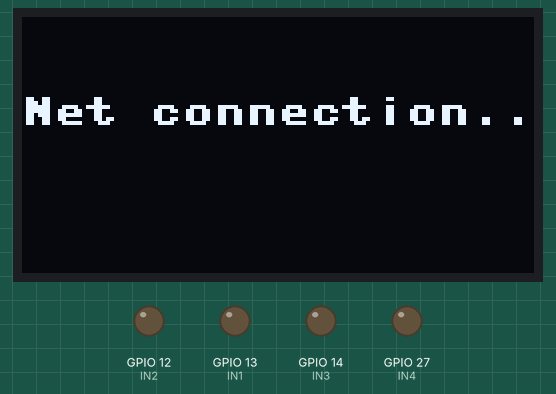
Recording of a program running on a simulated ESP32 board running MicroPython. Shown: 128×64 one-colour display, output pins drawn as LEDs (lit = HIGH). WiFi joins after 1.5 s; web requests get an empty 200 reply after 0.4 s; what the program prints to the serial console is not drawn.

Above: at 0.1 s.
At 1.6 s:
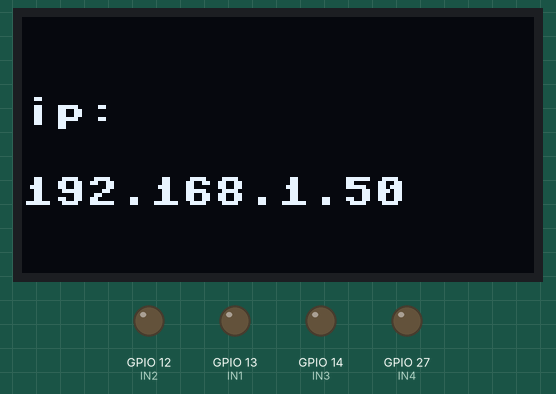

The program:

main.py
```python
import socket  # 导入socket通信库
import machine
import urequests
import network
from machine import Pin, I2C, SoftI2C
import ujson
import ssd1306

# g13  和  g12 控制`左`边两个电机
# g14 和 g27 控制`右`边两个电机

IN1 = Pin(13, Pin.OUT)  # D13
IN2 = Pin(12, Pin.OUT)  # D12
IN3 = Pin(14, Pin.OUT)  # D14
IN4 = Pin(27, Pin.OUT)  # D27

# 超声波传感器Echo、Trig定义
Trig = Pin(15, Pin.OUT)  # D15
Echo = Pin(2, Pin.IN)  # D2

servo = machine.PWM(machine.Pin(19), freq=50)  # D19

# 创建i2c对象
i2c = SoftI2C(scl=Pin(22), sda=Pin(21))

# 宽度高度
oled_width = 128
oled_height = 64
oled = ssd1306.SSD1306_I2C(oled_width, oled_height, i2c)

# 网络设置
WIFI_SSID = "blog-2.4"
WIFI_PASSWORD = "zby123456"
PUSH_KEY = "PDU1TgQHPSWCR6tuX5UZJr1Lgs4gXT2yrKJTE"
UDP_PORT = 5005  # UDP服务器端口号

# 设置开发板的网络模式
wlan = network.WLAN(network.STA_IF)
wlan.active(True)  # 打开网络连接


# oled显示函数
def oled_show(key):
    oled.fill(0)  # 清屏
    # print(len(key))
    for ss in key:
        # print(ss)
        ele = ss[0]
        x = ss[1]
        y = ss[2]
        oled.text(ele, x, y)
    oled.show()


def send_pusher(text, desp):
    body = {'text': text, 'desp': desp, 'pushkey': PUSH_KEY}
    headers = {'Content-Type': 'application/json;charset=utf-8'}
    urltxt = "http://192.168.123.36:8801/message/push?pushkey={}&text={}&desp={}".format(PUSH_KEY, text, desp)
    response = urequests.post('http://192.168.123.36:8801/message/push', data=ujson.dumps(body), headers=headers)
    print('push:', urltxt)
    print(response)
    print(response.text)


def sg90(du):
    t1 = 0.5 + 2 / 180 * du  # 范围2ms 角度180度 起始0.5ms
    pulse = int(t1 / 20 * 1023)
    print('移动的角度:', du, pulse)

    # servo.duty(77)
    servo.duty(pulse)  # 舵机角度的设定
    print('eg:', pulse)


# 网络连接
def do_connect():  # 定义开发板连接无线网络的函数
    oled_show([('Net connection...', 0, 20)])
    if not wlan.isconnected():  # 判断是否有网络连接
        print('connecting to network...')
        wlan.connect(WIFI_SSID, WIFI_PASSWORD)  # 设置想要连接的无线名称和密码
        while not wlan.isconnected():  # 等待连接上无线网络
            pass
        oled_show([('ip: ', 0, 20), (wlan.ifconfig()[0], 0, 40)])
    print('network config:', wlan.ifconfig())


do_connect()

send_pusher('online', 'ip: ' + wlan.ifconfig()[0])
# 初始化UDP连接
sock = socket.socket(socket.AF_INET, socket.SOCK_DGRAM)
sock.bind((wlan.ifconfig()[0], UDP_PORT))


def go():
    print('go')
    IN1.value(1)
    IN2.value(0)
    IN3.value(1)
    IN4.value(0)


def back():
    print('back')
    IN1.value(0)
    IN2.value(1)
    IN3.value(0)
    IN4.value(1)


def left():
    print('left')
    IN1.value(0)
    IN2.value(1)
    IN3.value(1)
    IN4.value(0)


def right():
    print('right')
    IN1.value(1)
    IN2.value(0)
    IN3.value(0)
    IN4.value(1)


def stop():
    print('stop')
    IN1.value(0)
    IN2.value(0)
    IN3.value(0)
    IN4.value(0)


# 当前小车的运动模式  默认是手动控制
auto_mode = False

while True:
    # 切换【自动控制】模式
    data, addr = sock.recvfrom(1024)
    data_str = data.decode("utf-8")
    if len(data_str) > 0 & data_str == 'controller':
        global auto_mode
        auto_mode = ~auto_mode

    if auto_mode:
        # 当前是【自动控制】模式
        # 设置舵机方向为90°
        sg90(90)
        # 读取前方障碍物距离

    else:
        # 当前是【手动控制】模式
        if data_str == 'forward':
            go()
        elif data_str == 'backward':
            back()
        elif data_str == 'left':
            left()
        elif data_str == 'right':
            right()
        else:
            stop()
```
